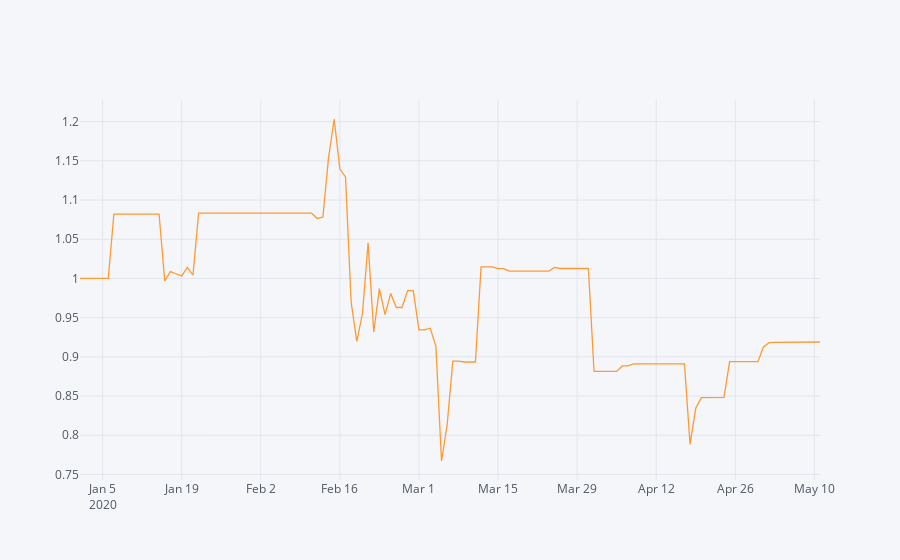
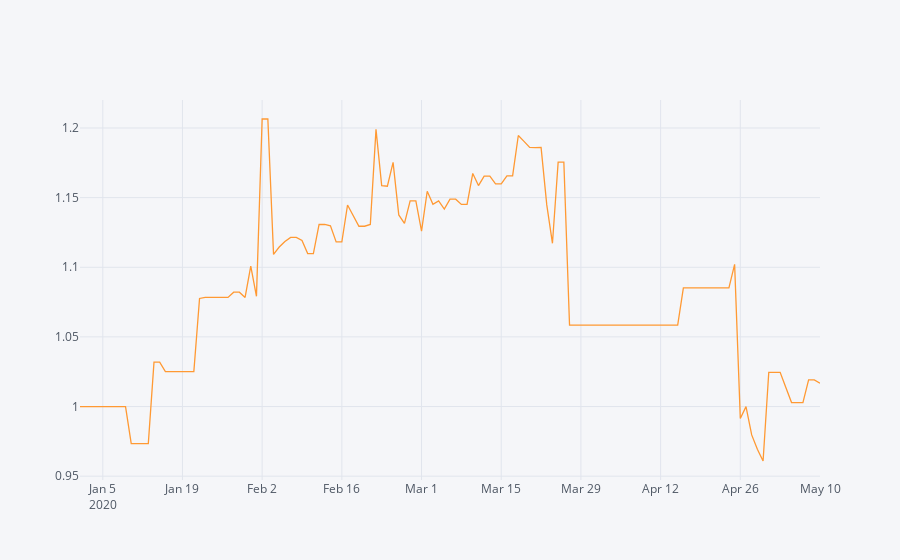
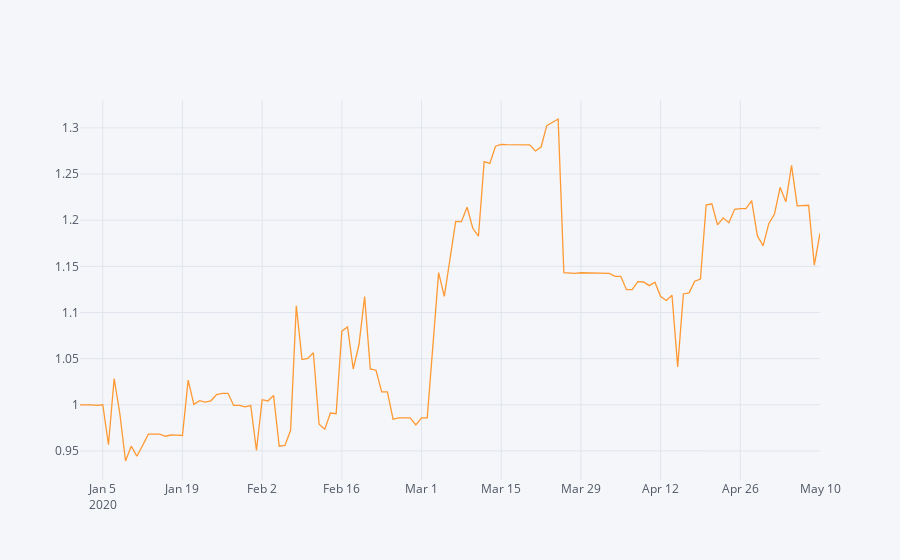
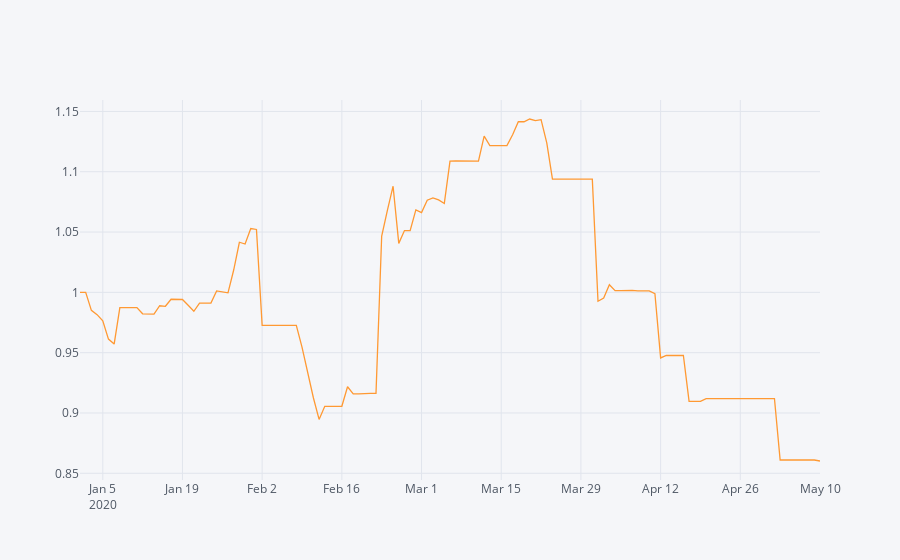

The notebook cell these images were saved under, in order:
### Code cell
for keyword in keyword_list:
    plot_category_csv('v1data/'+keyword+'_AMAZON.csv')

### Figure 1 — Plotly figure (JSON) as saved in the notebook; plotly's stock layout.template omitted (floating-point values rounded to 4 significant figures; data arrays with more than 128 entries replaced by an {"elided": "..."} marker saying what was removed)
{"data": [{"line": {"color": "rgba(255, 153, 51, 1.0)", "dash": "solid", "shape": "linear", "width": 1.3}, "mode": "lines", "name": "average", "text": "", "type": "scatter", "x": {"elided": "132 str values"}, "y": {"elided": "132 float values"}}], "layout": {"legend": {"bgcolor": "#F5F6F9", "font": {"color": "#4D5663"}}, "paper_bgcolor": "#F5F6F9", "plot_bgcolor": "#F5F6F9", "title": {"font": {"color": "#4D5663"}}, "xaxis": {"gridcolor": "#E1E5ED", "showgrid": true, "tickfont": {"color": "#4D5663"}, "title": {"font": {"color": "#4D5663"}, "text": ""}, "zerolinecolor": "#E1E5ED"}, "yaxis": {"gridcolor": "#E1E5ED", "showgrid": true, "tickfont": {"color": "#4D5663"}, "title": {"font": {"color": "#4D5663"}, "text": ""}, "zerolinecolor": "#E1E5ED"}}}

### Figure 2 — Plotly figure (JSON) as saved in the notebook; plotly's stock layout.template omitted (floating-point values rounded to 4 significant figures; data arrays with more than 128 entries replaced by an {"elided": "..."} marker saying what was removed)
{"data": [{"line": {"color": "rgba(255, 153, 51, 1.0)", "dash": "solid", "shape": "linear", "width": 1.3}, "mode": "lines", "name": "average", "text": "", "type": "scatter", "x": {"elided": "131 str values"}, "y": {"elided": "131 float values"}}], "layout": {"legend": {"bgcolor": "#F5F6F9", "font": {"color": "#4D5663"}}, "paper_bgcolor": "#F5F6F9", "plot_bgcolor": "#F5F6F9", "title": {"font": {"color": "#4D5663"}}, "xaxis": {"gridcolor": "#E1E5ED", "showgrid": true, "tickfont": {"color": "#4D5663"}, "title": {"font": {"color": "#4D5663"}, "text": ""}, "zerolinecolor": "#E1E5ED"}, "yaxis": {"gridcolor": "#E1E5ED", "showgrid": true, "tickfont": {"color": "#4D5663"}, "title": {"font": {"color": "#4D5663"}, "text": ""}, "zerolinecolor": "#E1E5ED"}}}

### Figure 3 — Plotly figure (JSON) as saved in the notebook; plotly's stock layout.template omitted (floating-point values rounded to 4 significant figures; data arrays with more than 128 entries replaced by an {"elided": "..."} marker saying what was removed)
{"data": [{"line": {"color": "rgba(255, 153, 51, 1.0)", "dash": "solid", "shape": "linear", "width": 1.3}, "mode": "lines", "name": "average", "text": "", "type": "scatter", "x": {"elided": "131 str values"}, "y": {"elided": "131 float values"}}], "layout": {"legend": {"bgcolor": "#F5F6F9", "font": {"color": "#4D5663"}}, "paper_bgcolor": "#F5F6F9", "plot_bgcolor": "#F5F6F9", "title": {"font": {"color": "#4D5663"}}, "xaxis": {"gridcolor": "#E1E5ED", "showgrid": true, "tickfont": {"color": "#4D5663"}, "title": {"font": {"color": "#4D5663"}, "text": ""}, "zerolinecolor": "#E1E5ED"}, "yaxis": {"gridcolor": "#E1E5ED", "showgrid": true, "tickfont": {"color": "#4D5663"}, "title": {"font": {"color": "#4D5663"}, "text": ""}, "zerolinecolor": "#E1E5ED"}}}

### Figure 4 — Plotly figure (JSON) as saved in the notebook; plotly's stock layout.template omitted (floating-point values rounded to 4 significant figures; data arrays with more than 128 entries replaced by an {"elided": "..."} marker saying what was removed)
{"data": [{"line": {"color": "rgba(255, 153, 51, 1.0)", "dash": "solid", "shape": "linear", "width": 1.3}, "mode": "lines", "name": "average", "text": "", "type": "scatter", "x": {"elided": "131 str values"}, "y": {"elided": "131 float values"}}], "layout": {"legend": {"bgcolor": "#F5F6F9", "font": {"color": "#4D5663"}}, "paper_bgcolor": "#F5F6F9", "plot_bgcolor": "#F5F6F9", "title": {"font": {"color": "#4D5663"}}, "xaxis": {"gridcolor": "#E1E5ED", "showgrid": true, "tickfont": {"color": "#4D5663"}, "title": {"font": {"color": "#4D5663"}, "text": ""}, "zerolinecolor": "#E1E5ED"}, "yaxis": {"gridcolor": "#E1E5ED", "showgrid": true, "tickfont": {"color": "#4D5663"}, "title": {"font": {"color": "#4D5663"}, "text": ""}, "zerolinecolor": "#E1E5ED"}}}
